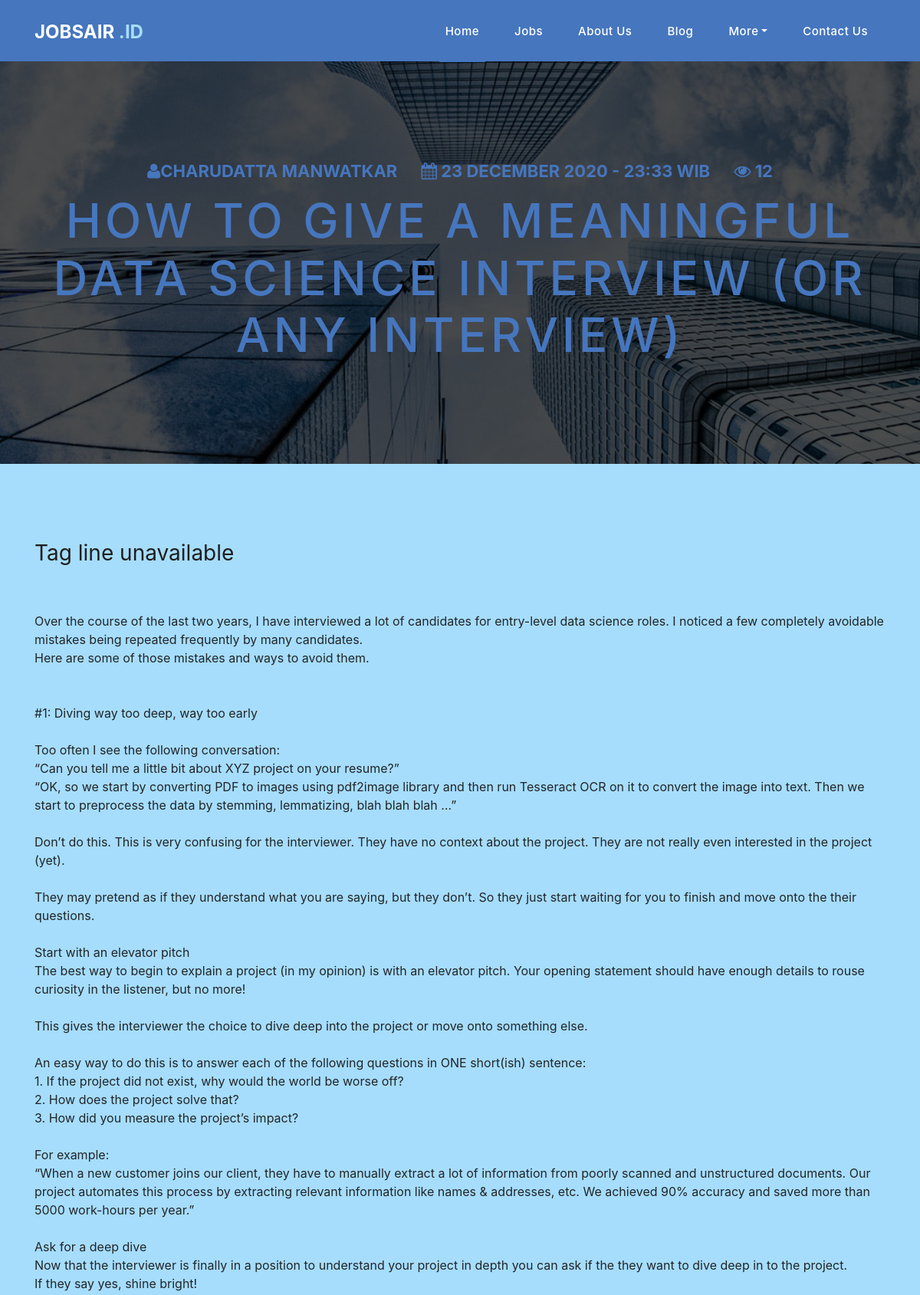
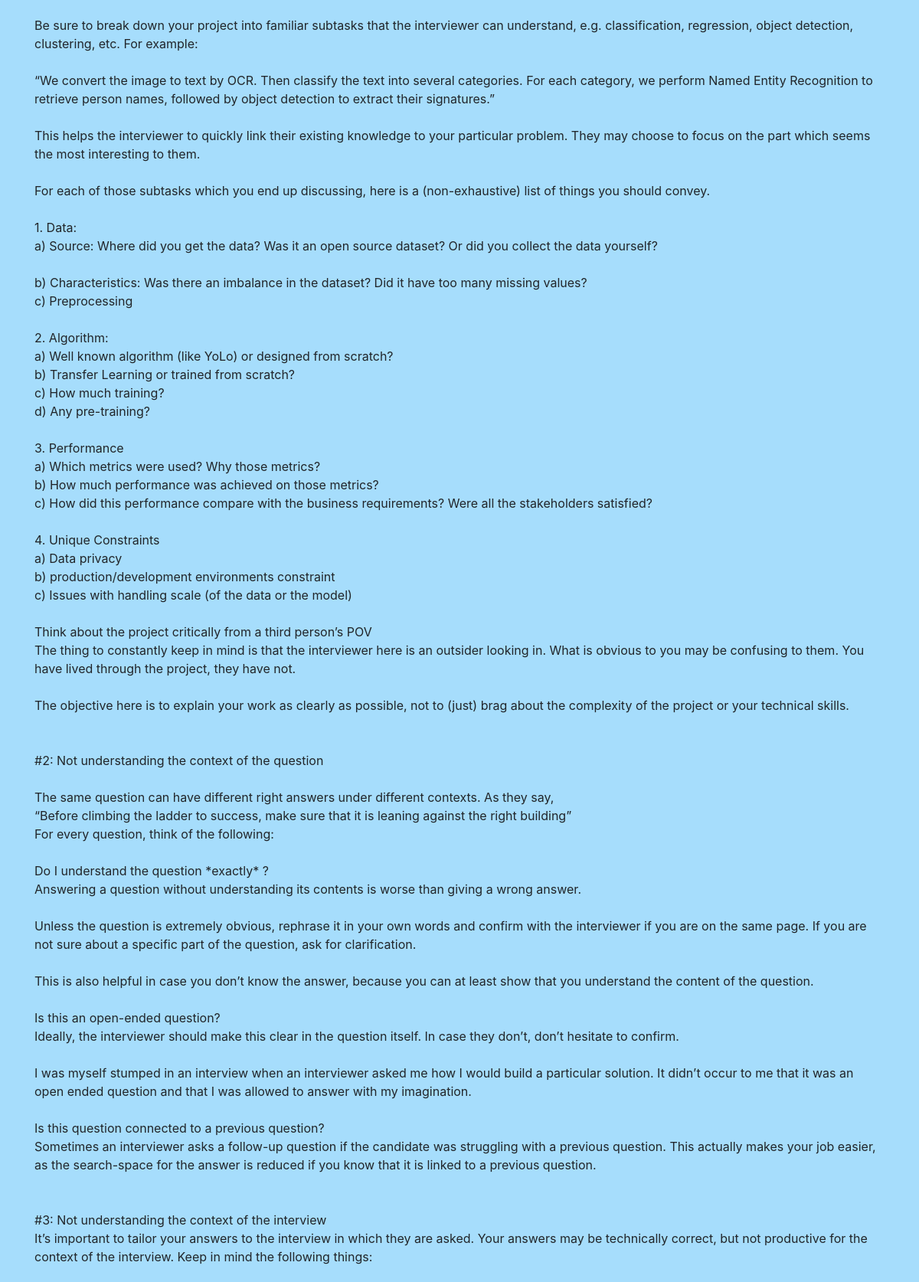
/blogs/detail/1 (upper part), run on the app's committed database (2 pictures, top to bottom).
### Jobsair_id/models.py (models this page shows, shortened)
class Blog(models.Model):
    author = models.CharField(max_length=50)
    title = models.CharField(max_length=100)
    tag_line = models.CharField(max_length=100, default='Tag line unavailable')
    published_date = models.DateTimeField(blank=True, null=True)
    views = models.PositiveIntegerField(default=0)
    content = models.TextField()

### Jobsair_id/views.py (the view)
# urls.py: path('blogs/detail/<int:pk>', views.blog_detail, name='blog_detail'),
def blog_detail(request, pk):
    view = Blog.objects.get(pk=pk)  # counting / tracking view
    view.views = view.views+1
    view.save()
    blog = get_object_or_404(Blog, pk=pk)  # error handling
    return render(request, 'Jobsair_id/blog-details.html', {'blog': blog,
                                                            'view': view})

### Jobsair_id/templates/Jobsair_id/blog-details.html (shortened to what this page needs)
{% extends 'Jobsair_id/base.html' %}
{% load static %}
{% block content %}
    <div class="page-heading about-heading header-text" style="background-image: url({% static 'Jobsair_id/assets/images/heading-6-1920x500.jpg' %});">
      <div class="container">
        <div class="row">
          <div class="col-md-12">
            <div class="text-content">
              <h4><i class="fa fa-user"></i>{{ blog.author }}  &nbsp;&nbsp;&nbsp;&nbsp;  <i class="fa fa-calendar"></i> {{ blog.published_date | date:'d F Y - H:i e'}}   &nbsp;&nbsp;&nbsp;&nbsp; <i class="fa fa-eye"></i> {{ blog.views }}</h4>
              <h2>{{ blog.title }}</h2>
            </div>
          </div>
        </div>
      </div>
    </div>
    <div class="products">
      <div class="container">
        <div class="row">
          {% if user.is_authenticated %}
          <div class="col-md-10">
            <div class="section-heading">
              <h2>{{ blog.tag_line }}</h2>
            </div>
          </div>
          <div class="col-md-2">
            <div class="contact-form">
              <form action="{% url 'blog_edit' pk=blog.pk %}">
                <button type="submit" class="filled-button btn-block">Edit</button>
              </form>
            </div>
          </div>
          {% else %}
            <div class="col-md-12">
              <div class="section-heading">
                <h2>{{ blog.tag_line }}</h2>
              </div>
            </div>
          {% endif %}
            <div class="col-md-12">
              <h7>{{ blog.content | linebreaksbr }}</h7>
            </div>
        </div>
        <br>
      </div>
    </div>
{% endblock %}

### Jobsair_id/static/Jobsair_id/assets/css/style.css (style rules this page uses)
body { font-family: 'Poppins', sans-serif,#eeeeee; background: #A6DDFC; overflow-x: hidden; text-rendering: optimizeLegibility; -webkit-font-smoothing: antialiased; -moz-osx-font-smoothing: grayscale; }
h1,h2,h3,h4,h5,h6 { margin: 0px; }
.section-heading { text-align: left; margin-bottom: 60px; border-bottom: 1px solid #A6DDFC, 100%; }
.section-heading h2 { font-size: 28px; font-weight: 400; color: #1e1e1e; margin-bottom: 15px; }
.page-heading { padding: 210px 0px 130px 0px; text-align: center; background-position: center center; background-repeat: no-repeat; background-size: cover; }
.page-heading .text-content h4 { color: #4676BE; font-size: 22px; text-transform: uppercase; font-weight: 700; margin-bottom: 15px; }
.page-heading .text-content h2 { color: #4676BE ; font-size: 62px; text-transform: uppercase; letter-spacing: 5px; }
.products { margin-top: 100px; }
.page-heading { position:relative; }
.page-heading:before { content:''; position:absolute; top:0; left:0; bottom:0; right:0; background-color:rgba(0,0,0,.7); }
.page-heading .container { position:relative; z-index: 2; }

### data on the page
Blog: author "CHARUDATTA MANWATKAR", published_date "23 DECEMBER 2020 - 23:33 WIB", views "12", title "HOW TO GIVE A MEANINGFUL DATA SCIENCE INTERVIEW (OR ANY INTERVIEW)", tag_line "Tag line unavailable", content "Over the course of the last two years, I have interviewed a lot of candidates for entry-level data science roles. I noticed a few completely avoidable mistakes being repeated frequently by many candidates. Here are some of those mistakes and ways to avoid them. #1: Diving way too deep, way too early Too often I see the following conversation: “Can you tell me a little bit about XYZ project on your resume?” “OK, so we start by converting PDF to images using pdf2image library and then run Tesseract OCR on it to convert the image into text. Then we start to preprocess the data by stemming, lemmatizing, blah blah blah …” Don’t do this. This is very confusing for the interviewer. They have no…"
